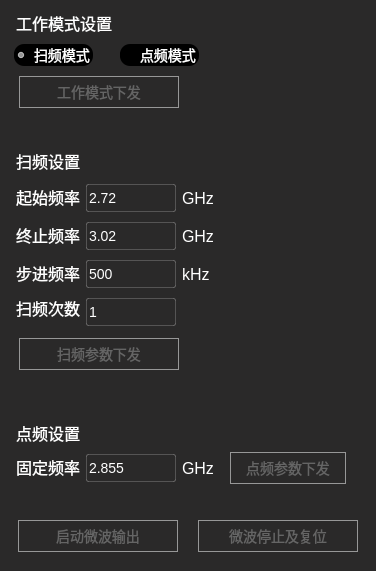
  <widget class="QGroupBox" name="groupBox_wave">
   <property name="geometry">
    <rect>
     <x>1520</x>
     <y>100</y>
     <width>376</width>
     <height>571</height>
    </rect>
   </property>
   <property name="styleSheet">
    <string notr="true">border: none;background-color: rgb(42, 41, 41); </string>
   </property>
   <property name="title">
    <string/>
   </property>
   <widget class="QGroupBox" name="groupBox_FreMode">
    <property name="enabled">
     <bool>false</bool>
    </property>
    <property name="geometry">
     <rect>
      <x>0</x>
      <y>0</y>
      <width>376</width>
      <height>128</height>
     </rect>
    </property>
    <property name="styleSheet">
     <string notr="true">border: none;background-color: rgb(42, 41, 41); </string>
    </property>
    <property name="title">
     <string/>
    </property>
    <widget class="QRadioButton" name="radioButton_SweepFreMode">
     <property name="geometry">
      <rect>
       <x>14</x>
       <y>44</y>
       <width>79</width>
       <height>22</height>
      </rect>
     </property>
     <property name="styleSheet">
      <string notr="true">QRadioButton {
	font-size: 14px;
	font-family: &quot;Microsoft YaHei UI Light&quot;;

	color: rgba(255,255,255);
    background-color: #808080; /* 未选中时的颜色 */
    border-radius: 10px; /* 圆角 */
}

QRadioButton:checked {
    background-color: #FFA500; /* 选中时的颜色 */
}
QRadioButton:disabled {
    background-color: black; /* 禁用时的背景颜色 */
}</string>
     </property>
     <property name="text">
      <string>扫频模式</string>
     </property>
     <property name="checked">
      <bool>true</bool>
     </property>
    </widget>
    <widget class="QRadioButton" name="radioButton_FixFreMode">
     <property name="geometry">
      <rect>
       <x>120</x>
       <y>44</y>
       <width>79</width>
       <height>22</height>
      </rect>
     </property>
     <property name="styleSheet">
      <string notr="true">QRadioButton {
	font-size: 14px;
	font-family: &quot;Microsoft YaHei UI Light&quot;;

	color: rgba(255,255,255);
    background-color: #808080; /* 未选中时的颜色 */
    border-radius: 10px; /* 圆角 */
}

QRadioButton:checked {
    background-color: #FFA500; /* 选中时的颜色 */
}
QRadioButton:disabled {
    background-color: black; /* 禁用时的背景颜色 */
}</string>
     </property>
     <property name="text">
      <string>点频模式</string>
     </property>
    </widget>
    <widget class="QPushButton" name="pushButton_SendWaveMode">
     <property name="enabled">
      <bool>false</bool>
     </property>
     <property name="geometry">
      <rect>
       <x>19</x>
       <y>76</y>
       <width>160</width>
       <height>32</height>
      </rect>
     </property>
     <property name="styleSheet">
      <string notr="true">QPushButton:Hover
{
	border-radius: 2px;
	border: 1px solid #1765AD;
}
QPushButton:pressed
{
	background: #1765AD;
	border-radius: 2px;
}
QPushButton{
font-size: 14px;
font-family: &quot;Microsoft YaHei UI Light&quot;;
font-weight: 400;
color: #FFFFFF;
line-height: 17px;
border: 1px solid #979797;
}


QPushButton:disabled {
font-size: 14px;
font-family: &quot;Microsoft YaHei UI Light&quot;;
font-weight: 400;
color: #656565;
line-height: 17px;
border: 1px solid #979797;
}
</string>
     </property>
     <property name="text">
      <string>工作模式下发</string>
     </property>
    </widget>
    <widget class="QLabel" name="label_40">
     <property name="geometry">
      <rect>
       <x>16</x>
       <y>12</y>
       <width>101</width>
       <height>22</height>
      </rect>
     </property>
     <property name="styleSheet">
      <string notr="true">font-size: 16px;
font-family: &quot;Microsoft YaHei UI Light&quot;;
font-weight: 400;
color: #FFFFFF;
line-height: 22px;</string>
     </property>
     <property name="text">
      <string>工作模式设置</string>
     </property>
    </widget>
   </widget>
   <widget class="QGroupBox" name="groupBox_SweepFre">
    <property name="enabled">
     <bool>false</bool>
    </property>
    <property name="geometry">
     <rect>
      <x>0</x>
      <y>138</y>
      <width>376</width>
      <height>261</height>
     </rect>
    </property>
    <property name="styleSheet">
     <string notr="true">border: none;background-color: rgb(42, 41, 41); </string>
    </property>
    <property name="title">
     <string/>
    </property>
    <widget class="QLabel" name="label_24">
     <property name="geometry">
      <rect>
       <x>16</x>
       <y>49</y>
       <width>75</width>
       <height>20</height>
      </rect>
     </property>
     <property name="styleSheet">
      <string notr="true">font-size: 16px;
font-family: &quot;Microsoft YaHei UI Light&quot;;
font-weight: 400;
color: #FFFFFF;
line-height: 22px;</string>
     </property>
     <property name="text">
      <string>起始频率</string>
     </property>
    </widget>
    <widget class="QLineEdit" name="lineEdit_StartFre">
     <property name="geometry">
      <rect>
       <x>86</x>
       <y>46</y>
       <width>90</width>
       <height>28</height>
      </rect>
     </property>
     <property name="styleSheet">
      <string notr="true">QLineEdit:focus { border-radius: 2px; border: 2px solid rgba(60,154,232,1); }
QLineEdit { border-radius: 2px; border: 1px solid rgba(255,255,255,0.2); }
QLineEdit { font-size: 14px; font-family: &quot;Microsoft YaHei UI Light&quot;;
 font-weight: 400; color: rgba(255,255,255,1); line-height: 22px; }</string>
     </property>
     <property name="text">
      <string>2.72</string>
     </property>
    </widget>
    <widget class="QLabel" name="label_25">
     <property name="geometry">
      <rect>
       <x>182</x>
       <y>49</y>
       <width>32</width>
       <height>22</height>
      </rect>
     </property>
     <property name="styleSheet">
      <string notr="true">font-size: 16px;
font-family: &quot;Microsoft YaHei UI Light&quot;;
font-weight: 400;
color: #FFFFFF;
line-height: 22px;</string>
     </property>
     <property name="text">
      <string>GHz</string>
     </property>
    </widget>
    <widget class="QLabel" name="label_13">
     <property name="geometry">
      <rect>
       <x>16</x>
       <y>87</y>
       <width>75</width>
       <height>20</height>
      </rect>
     </property>
     <property name="styleSheet">
      <string notr="true">font-size: 16px;
font-family: &quot;Microsoft YaHei UI Light&quot;;
font-weight: 400;
color: #FFFFFF;
line-height: 22px;</string>
     </property>
     <property name="text">
      <string>终止频率</string>
     </property>
    </widget>
    <widget class="QLineEdit" name="lineEdit_EndFre">
     <property name="geometry">
      <rect>
       <x>86</x>
       <y>84</y>
       <width>90</width>
       <height>28</height>
      </rect>
     </property>
     <property name="styleSheet">
      <string notr="true">QLineEdit:focus { border-radius: 2px; border: 2px solid rgba(60,154,232,1); }
QLineEdit { border-radius: 2px; border: 1px solid rgba(255,255,255,0.2); }
QLineEdit { font-size: 14px; font-family: &quot;Microsoft YaHei UI Light&quot;;
 font-weight: 400; color: rgba(255,255,255,1); line-height: 22px; }</string>
     </property>
     <property name="text">
      <string>3.02</string>
     </property>
    </widget>
    <widget class="QLabel" name="label_23">
     <property name="geometry">
      <rect>
       <x>182</x>
       <y>87</y>
       <width>32</width>
       <height>22</height>
      </rect>
     </property>
     <property name="styleSheet">
      <string notr="true">font-size: 16px;
font-family: &quot;Microsoft YaHei UI Light&quot;;
font-weight: 400;
color: #FFFFFF;
line-height: 22px;</string>
     </property>
     <property name="text">
      <string>GHz</string>
     </property>
    </widget>
    <widget class="QLabel" name="label_26">
     <property name="geometry">
      <rect>
       <x>16</x>
       <y>125</y>
       <width>75</width>
       <height>20</height>
      </rect>
     </property>
     <property name="styleSheet">
      <string notr="true">font-size: 16px;
font-family: &quot;Microsoft YaHei UI Light&quot;;
font-weight: 400;
color: #FFFFFF;
line-height: 22px;</string>
     </property>
     <property name="text">
      <string>步进频率</string>
     </property>
    </widget>
    <widget class="QLineEdit" name="lineEdit_StepFre">
     <property name="geometry">
      <rect>
       <x>86</x>
       <y>122</y>
       <width>90</width>
       <height>28</height>
      </rect>
     </property>
     <property name="styleSheet">
      <string notr="true">QLineEdit:focus { border-radius: 2px; border: 2px solid rgba(60,154,232,1); }
QLineEdit { border-radius: 2px; border: 1px solid rgba(255,255,255,0.2); }
QLineEdit { font-size: 14px; font-family: &quot;Microsoft YaHei UI Light&quot;;
 font-weight: 400; color: rgba(255,255,255,1); line-height: 22px; }</string>
     </property>
     <property name="text">
      <string>500</string>
     </property>
    </widget>
    <widget class="QLabel" name="label_27">
     <property name="geometry">
      <rect>
       <x>182</x>
       <y>125</y>
       <width>32</width>
       <height>22</height>
      </rect>
     </property>
     <property name="styleSheet">
      <string notr="true">font-size: 16px;
font-family: &quot;Microsoft YaHei UI Light&quot;;
font-weight: 400;
color: #FFFFFF;
line-height: 22px;</string>
     </property>
     <property name="text">
      <string>kHz</string>
     </property>
    </widget>
    <widget class="QLabel" name="label_33">
     <property name="geometry">
      <rect>
       <x>16</x>
       <y>160</y>
       <width>71</width>
       <height>20</height>
      </rect>
     </property>
     <property name="styleSheet">
      <string notr="true">font-size: 16px;
font-family: &quot;Microsoft YaHei UI Light&quot;;
font-weight: 400;
color: #FFFFFF;
line-height: 22px;</string>
     </property>
     <property name="text">
      <string>扫频次数</string>
     </property>
    </widget>
    <widget class="QLineEdit" name="lineEdit_SweepTimes">
     <property name="enabled">
      <bool>false</bool>
     </property>
     <property name="geometry">
      <rect>
       <x>86</x>
       <y>160</y>
       <width>90</width>
       <height>28</height>
      </rect>
     </property>
     <property name="styleSheet">
      <string notr="true">QLineEdit:focus { border-radius: 2px; border: 2px solid rgba(60,154,232,1); }
QLineEdit { border-radius: 2px; border: 1px solid rgba(255,255,255,0.2); }
QLineEdit { font-size: 14px; font-family: &quot;Microsoft YaHei UI Light&quot;;
 font-weight: 400; color: rgba(255,255,255,1); line-height: 22px; }</string>
     </property>
     <property name="text">
      <string>1</string>
     </property>
    </widget>
    <widget class="QPushButton" name="pushButton_SendSweepFre">
     <property name="geometry">
      <rect>
       <x>19</x>
       <y>200</y>
       <width>160</width>
       <height>32</height>
      </rect>
     </property>
     <property name="styleSheet">
      <string notr="true">QPushButton:Hover
{
	border-radius: 2px;
	border: 1px solid #1765AD;
}
QPushButton:pressed
{
	background: #1765AD;
	border-radius: 2px;
}
QPushButton{
font-size: 14px;
font-family: &quot;Microsoft YaHei UI Light&quot;;
font-weight: 400;
color: #FFFFFF;
line-height: 17px;
border: 1px solid #979797;
}


QPushButton:disabled {
font-size: 14px;
font-family: &quot;Microsoft YaHei UI Light&quot;;
font-weight: 400;
color: #656565;
line-height: 17px;
border: 1px solid #979797;
}
</string>
     </property>
     <property name="text">
      <string>扫频参数下发</string>
     </property>
    </widget>
    <widget class="QLabel" name="label_41">
     <property name="geometry">
      <rect>
       <x>16</x>
       <y>12</y>
       <width>71</width>
       <height>22</height>
      </rect>
     </property>
     <property name="styleSheet">
      <string notr="true">font-size: 16px;
font-family: &quot;Microsoft YaHei UI Light&quot;;
font-weight: 400;
color: #FFFFFF;
line-height: 22px;</string>
     </property>
     <property name="text">
      <string>扫频设置</string>
     </property>
    </widget>
   </widget>
   <widget class="QGroupBox" name="groupBox_FixFre">
    <property name="enabled">
     <bool>false</bool>
    </property>
    <property name="geometry">
     <rect>
      <x>0</x>
      <y>410</y>
      <width>376</width>
      <height>92</height>
     </rect>
    </property>
    <property name="styleSheet">
     <string notr="true">border: none;background-color: rgb(42, 41, 41); </string>
    </property>
    <property name="title">
     <string/>
    </property>
    <widget class="QLabel" name="label_11">
     <property name="geometry">
      <rect>
       <x>16</x>
       <y>47</y>
       <width>75</width>
       <height>20</height>
      </rect>
     </property>
     <property name="styleSheet">
      <string notr="true">font-size: 16px;
font-family: &quot;Microsoft YaHei UI Light&quot;;
font-weight: 400;
color: #FFFFFF;
line-height: 22px;</string>
     </property>
     <property name="text">
      <string>固定频率</string>
     </property>
    </widget>
    <widget class="QLineEdit" name="lineEdit_FixFre">
     <property name="geometry">
      <rect>
       <x>86</x>
       <y>44</y>
       <width>90</width>
       <height>28</height>
      </rect>
     </property>
     <property name="styleSheet">
      <string notr="true">QLineEdit:focus { border-radius: 2px; border: 2px solid rgba(60,154,232,1); }
QLineEdit { border-radius: 2px; border: 1px solid rgba(255,255,255,0.2); }
QLineEdit { font-size: 14px; font-family: &quot;Microsoft YaHei UI Light&quot;;
 font-weight: 400; color: rgba(255,255,255,1); line-height: 22px; }</string>
     </property>
     <property name="text">
      <string>2.855</string>
     </property>
    </widget>
    <widget class="QLabel" name="label_17">
     <property name="geometry">
      <rect>
       <x>182</x>
       <y>47</y>
       <width>32</width>
       <height>22</height>
      </rect>
     </property>
     <property name="styleSheet">
      <string notr="true">font-size: 16px;
font-family: &quot;Microsoft YaHei UI Light&quot;;
font-weight: 400;
color: #FFFFFF;
line-height: 22px;</string>
     </property>
     <property name="text">
      <string>GHz</string>
     </property>
    </widget>
    <widget class="QPushButton" name="pushButton_SendFixFre">
     <property name="geometry">
      <rect>
       <x>230</x>
       <y>42</y>
       <width>116</width>
       <height>32</height>
      </rect>
     </property>
     <property name="styleSheet">
      <string notr="true">QPushButton:Hover
{
	border-radius: 2px;
	border: 1px solid #1765AD;
}
QPushButton:pressed
{
	background: #1765AD;
	border-radius: 2px;
}
QPushButton{
font-size: 14px;
font-family: &quot;Microsoft YaHei UI Light&quot;;
font-weight: 400;
color: #FFFFFF;
line-height: 17px;
border: 1px solid #979797;
}


QPushButton:disabled {
font-size: 14px;
font-family: &quot;Microsoft YaHei UI Light&quot;;
font-weight: 400;
color: #656565;
line-height: 17px;
border: 1px solid #979797;
}
</string>
     </property>
     <property name="text">
      <string>点频参数下发</string>
     </property>
    </widget>
    <widget class="QLabel" name="label_42">
     <property name="geometry">
      <rect>
       <x>16</x>
       <y>12</y>
       <width>71</width>
       <height>22</height>
      </rect>
     </property>
     <property name="styleSheet">
      <string notr="true">font-size: 16px;
font-family: &quot;Microsoft YaHei UI Light&quot;;
font-weight: 400;
color: #FFFFFF;
line-height: 22px;</string>
     </property>
     <property name="text">
      <string>点频设置</string>
     </property>
    </widget>
   </widget>
   <widget class="QPushButton" name="pushButton_StartWave">
    <property name="enabled">
     <bool>false</bool>
    </property>
    <property name="geometry">
     <rect>
      <x>18</x>
      <y>520</y>
      <width>160</width>
      <height>32</height>
     </rect>
    </property>
    <property name="styleSheet">
     <string notr="true">QPushButton:Hover
{
	border-radius: 2px;
	border: 1px solid #1765AD;
}
QPushButton:pressed
{
	background: #1765AD;
	border-radius: 2px;
}
QPushButton{
font-size: 14px;
font-family: &quot;Microsoft YaHei UI Light&quot;;
font-weight: 400;
color: #FFFFFF;
line-height: 17px;
border: 1px solid #979797;
}


QPushButton:disabled {
font-size: 14px;
font-family: &quot;Microsoft YaHei UI Light&quot;;
font-weight: 400;
color: #656565;
line-height: 17px;
border: 1px solid #979797;
}
</string>
    </property>
    <property name="text">
     <string>启动微波输出</string>
    </property>
   </widget>
   <widget class="QPushButton" name="pushButton_ResetWave">
    <property name="enabled">
     <bool>false</bool>
    </property>
    <property name="geometry">
     <rect>
      <x>198</x>
      <y>520</y>
      <width>160</width>
      <height>32</height>
     </rect>
    </property>
    <property name="styleSheet">
     <string notr="true">QPushButton:Hover
{
	border-radius: 2px;
	border: 1px solid #1765AD;
}
QPushButton:pressed
{
	background: #1765AD;
	border-radius: 2px;
}
QPushButton{
font-size: 14px;
font-family: &quot;Microsoft YaHei UI Light&quot;;
font-weight: 400;
color: #FFFFFF;
line-height: 17px;
border: 1px solid #979797;
}


QPushButton:disabled {
font-size: 14px;
font-family: &quot;Microsoft YaHei UI Light&quot;;
font-weight: 400;
color: #656565;
line-height: 17px;
border: 1px solid #979797;
}
</string>
    </property>
    <property name="text">
     <string>微波停止及复位</string>
    </property>
   </widget>
  </widget>
